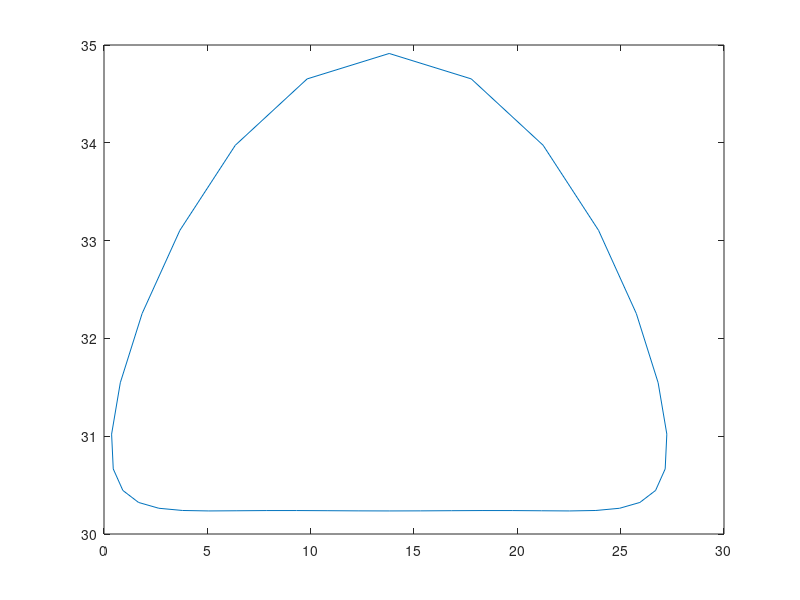

This chart was generated by the following MATLAB code:
clear all
close all
clc
format long

rad=pi/180;
grados=180/pi;
AD=4;
AB=2;
BC=5;
CD=5;
BCP=10;


t2=(0:10:360)*rad;
x=0:36;
y=0:36;
for n=1:37
BD=(((AD-AB*cos(t2(n)))^2)+((AB*sin(t2(n)))^2))^.5;
rho=asin((AB/BD)*sin(t2(n)));
delta=acos((BD^2+CD^2-BC^2)/(2*BD*CD));
t4=(pi)-(rho+delta);
t3=acos((CD*cos(t4)+AD-AB*cos(t2(n)))/(BC))

y(n)=AB*sin(t2(n))+BCP*sin(t3);
x(n)=AB*cos(t2(n))+BCP*cos(t3);
end

plot(x,y)



AB=15/1.845;
BC=AB*2.463;
AD=AB*1.974;
CD=BC;
BCP=2*BC;


t2=(0:10:360)*rad;
x=0:36;
y=0:36;
for n=1:37
BD=(((AD-AB*cos(t2(n)))^2)+((AB*sin(t2(n)))^2))^.5;
rho=asin((AB/BD)*sin(t2(n)));
delta=acos((BD^2+CD^2-BC^2)/(2*BD*CD));
t4=(pi)-(rho+delta);
t3=acos((CD*cos(t4)+AD-AB*cos(t2(n)))/(BC))

y(n)=AB*sin(t2(n))+BCP*sin(t3);
x(n)=AB*cos(t2(n))+BCP*cos(t3);
end

plot(x,y)



AB=20/3.623;
BC=AB*3.25;
AD=AB*2.5;
CD=BC;
BCP=2*BC;


t2=(0:10:360)*rad;
x=0:36;
y=0:36;
for n=1:37
BD=(((AD-AB*cos(t2(n)))^2)+((AB*sin(t2(n)))^2))^.5;
rho=asin((AB/BD)*sin(t2(n)));
delta=acos((BD^2+CD^2-BC^2)/(2*BD*CD));
t4=(pi)-(rho+delta);
t3=acos((CD*cos(t4)+AD-AB*cos(t2(n)))/(BC))

y(n)=AB*sin(t2(n))+BCP*sin(t3);
x(n)=AB*cos(t2(n))+BCP*cos(t3);
end

plot(x,y)
